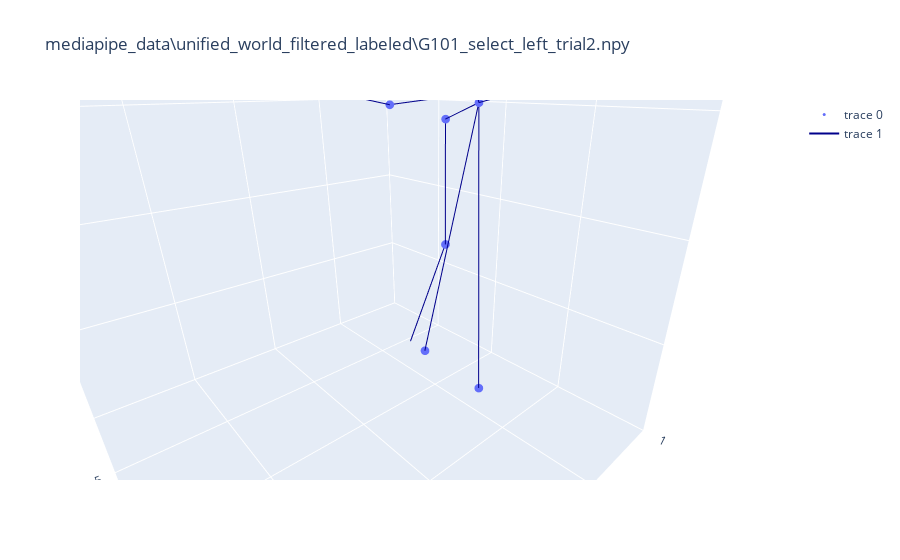

The notebook cell this image was saved under:
### Markdown cell above
Transformed

### Code cell
transform = T.Compose([
    transforms.FilterIndex(to_keep),
    transforms.NumpyToTensor(device=device),
    transforms.NormalizeBox(dim=1),
    # transforms.NormalRandom(std=0.05),
])

points = np.copy(data[frame, :-1])
points = transform(points[None, ...]).reshape(-1, 3)

scatters = get_skeleton_data(points)
vis_data(scatters, file_path)

### Figure 1 — Plotly figure (JSON) as saved in the notebook; plotly's stock layout.template omitted (floating-point values rounded to 4 significant figures)
{"data": [{"marker": {"size": 3}, "mode": "markers", "type": "scatter3d", "x": [0.0494, 0.08751, -0.3017, -0.3952, -0.4654, 0.4654, 0.3523, 0.1161, -0.2096, 0.2911], "y": [-1.0, -0.5096, -0.4106, 0.3537, 1, -0.5941, -0.5309, -0.7306, 0.9158, 0.8936], "z": [0.5627, 0.6923, 0.861, 0.9612, 0.7093, 0.7013, -0.02824, -0.9612, 0.6105, 0.547]}, {"line": {"color": "darkblue", "width": 2}, "marker": {"size": 1}, "mode": "lines", "type": "scatter3d", "x": [0.0494, 0.08751, null, 0.08751, -0.3017, -0.3952, -0.4654, null, 0.08751, 0.4654, 0.3523, 0.1161, null, 0.08751, -0.2096, null, 0.08751, 0.2911, null], "y": [-1.0, -0.5096, null, -0.5096, -0.4106, 0.3537, 1, null, -0.5096, -0.5941, -0.5309, -0.7306, null, -0.5096, 0.9158, null, -0.5096, 0.8936, null], "z": [0.5627, 0.6923, null, 0.6923, 0.861, 0.9612, 0.7093, null, 0.6923, 0.7013, -0.02824, -0.9612, null, 0.6923, 0.6105, null, 0.6923, 0.547, null]}], "layout": {"scene": {"aspectratio": {"x": 1, "y": 1, "z": 1}, "camera": {"center": {"x": -0.8, "y": 0.7, "z": 1}, "eye": {"x": 0.8, "y": -0.3, "z": -0.5}, "up": {"x": 0, "y": -1, "z": 0}}, "xaxis": {"range": [-1, 1], "visible": true}, "yaxis": {"range": [-1.0, 1.0], "visible": true}, "zaxis": {"range": [-1.0, 1.0], "visible": true}}, "title": {"text": "mediapipe_data\\unified_world_filtered_labeled\\G101_select_left_trial2.npy"}}}
